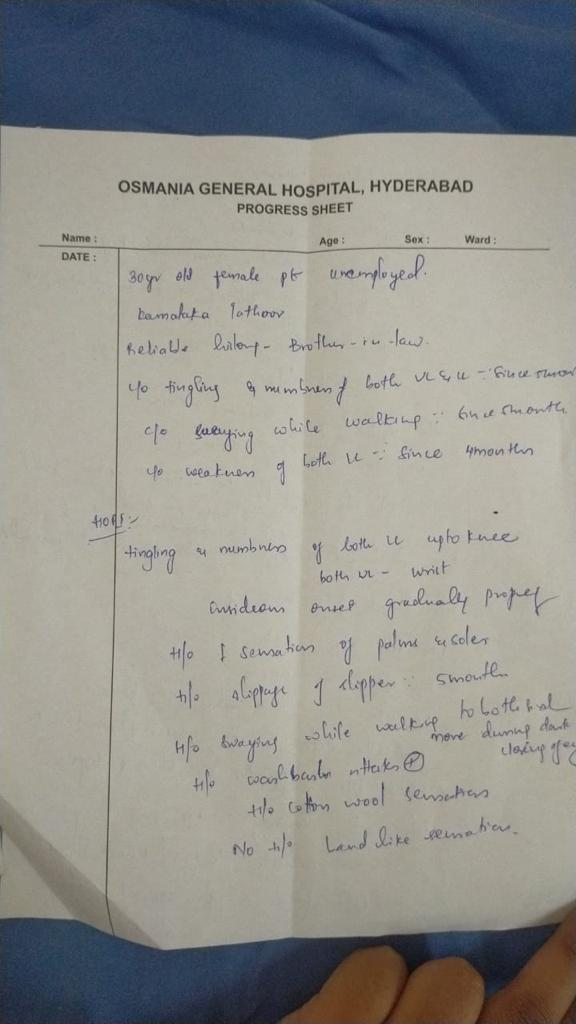
#> input picture Patient_Records/Arthritis/A_0001.jpeg, 576 x 1024 px
$ jupyter execute --allow-errors ocr_processing.ipynb
#> lines starting #> are read from the running program, lines starting #| are printed output that depends on the picture; after the words box and inside, x2 and y2 are one past the last pixel; in counts of white or black regions, pixels touching at a corner belong together
### page_detection.py
import numpy as np
import pandas as pd
import matplotlib.pyplot as plt
import cv2
import pytesseract
#import tensorflow as tf

def convert_to_portrait(image):
    height, width, _ = image.shape

    if width > height:
        transposed_image = cv2.transpose(image)
        portrait_image = cv2.flip(transposed_image, 1)
        return portrait_image
    else:
        return image


def resize_image(image,height=800):
    if (image.shape[0] > height):
        rat = height / image.shape[0]
        image_temp =cv2.resize(image, (int(rat * image.shape[1]), height))
    else:
        image_temp = image
    return image_temp


def edge_detection(image,mn=200,mx=250,height=800):
    image_temp = resize_image(image)
    image_gray = cv2.cvtColor(image_temp, cv2.COLOR_BGR2GRAY)

    image_blur = cv2.bilateralFilter(image_gray, 9, 75, 75)

    image_th = cv2.adaptiveThreshold(image_blur, 255, cv2.ADAPTIVE_THRESH_GAUSSIAN_C, cv2.THRESH_BINARY, 115, 4)
    #plt.imshow(image_th,cmap ='gray')

    image_med = cv2.medianBlur(image_th, 11)

    image_border = cv2.copyMakeBorder(image_med, 5, 5, 5, 5, cv2.BORDER_CONSTANT, value=[0, 0, 0])
    #plt.imshow(image_border, 'gray')

    return cv2.Canny(image_border, mn, mx)


# [7 lines left out: function get_contour, not called in this run]


def four_corners_sort(pts):
    diff = np.diff(pts, axis=1)
    summ = pts.sum(axis=1)
    return np.array([pts[np.argmin(summ)],
                     pts[np.argmax(diff)],
                     pts[np.argmax(summ)],
                     pts[np.argmin(diff)]])


def contour_offset(cnt, offset):
    cnt += offset
    cnt[cnt < 0] = 0
    return cnt


def find_page_contours(edges, img):
    # Getting contours
    contours, hierarchy = cv2.findContours(edges, cv2.RETR_TREE, cv2.CHAIN_APPROX_SIMPLE)

    # Finding biggest rectangle otherwise return original corners
    height = edges.shape[0]
    width = edges.shape[1]
    MIN_COUNTOUR_AREA = height * width * 0.5
    MAX_COUNTOUR_AREA = (width - 10) * (height - 10)

    max_area = MIN_COUNTOUR_AREA
    page_contour = np.array([[0, 0],
                            [0, height-5],
                            [width-5, height-5],
                            [width-5, 0]])

    for cnt in contours:
        perimeter = cv2.arcLength(cnt, True)
        approx = cv2.approxPolyDP(cnt, 0.03 * perimeter, True)

        # Page has 4 corners and it is convex
        if (len(approx) == 4 and
                cv2.isContourConvex(approx) and
                max_area < cv2.contourArea(approx) < MAX_COUNTOUR_AREA):

            max_area = cv2.contourArea(approx)
            page_contour = approx[:, 0]

    # Sort corners and offset them
    page_contour = four_corners_sort(page_contour)
    return contour_offset(page_contour, (-5, -5))


def persp_transform(img, s_points):
    """ Transform perspective from start points to target points """
    # Euclidean distance - calculate maximum height and width
    height = max(np.linalg.norm(s_points[0] - s_points[1]),
                 np.linalg.norm(s_points[2] - s_points[3]))
    width = max(np.linalg.norm(s_points[1] - s_points[2]),
                 np.linalg.norm(s_points[3] - s_points[0]))

    # Create target points
    t_points = np.array([[0, 0],
                        [0, height],
                        [width, height],
                        [width, 0]], np.float32)

    # getPerspectiveTransform() needs float32
    if s_points.dtype != np.float32:
        s_points = s_points.astype(np.float32)

    M = cv2.getPerspectiveTransform(s_points, t_points)
    return cv2.warpPerspective(img, M, (int(width), int(height)))


def cleaned_image(file):
#> called with file = 'Patient_Records/Arthritis/A_0001.jpeg'
    image = cv2.imread(file)
#> image is the input picture: shape (1024, 576, 3); mean B, G, R 139.7, 144.7, 144.7
    image = convert_to_portrait(image)
    image = cv2.cvtColor(image, cv2.COLOR_BGR2RGB)
    small = resize_image(image)

    edges_image = edge_detection(small, 200, 250)
#> in edge_detection, `image_gray = cv2.cvtColor(image_temp, cv2.COLOR_BGR2GRAY)`:
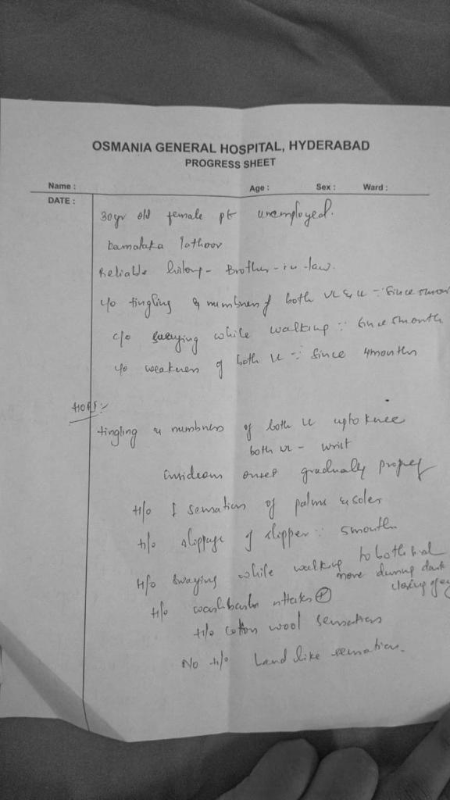
#> image_gray: shape (800, 450); min 9, max 199, mean 143.1
#> in edge_detection, `image_th = cv2.adaptiveThreshold(image_blur, 255, cv2.ADAPTIVE_THRESH_..`:
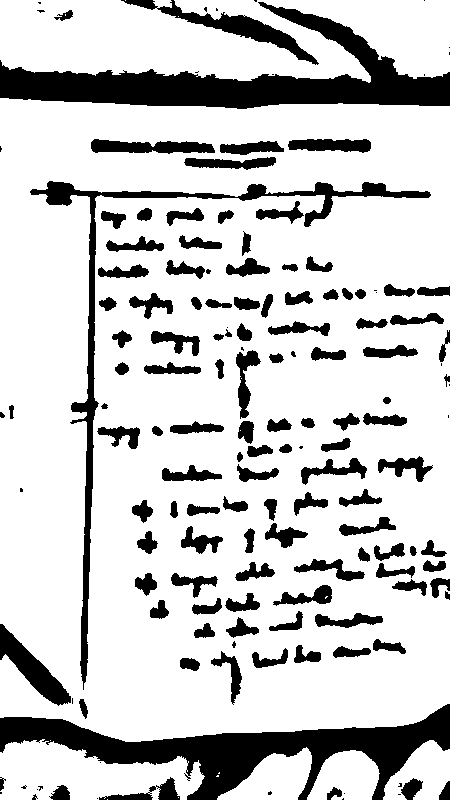
#> image_th: shape (800, 450); 79.6% white; 155 black regions (36 under 20 px), largest, box (x1, y1, x2, y2) and area: (0, 2, 450, 109) 15500, (0, 704, 450, 800) 14505, (30, 181, 431, 690) 6601
#> in edge_detection, `image_med = cv2.medianBlur(image_th, 11)`:
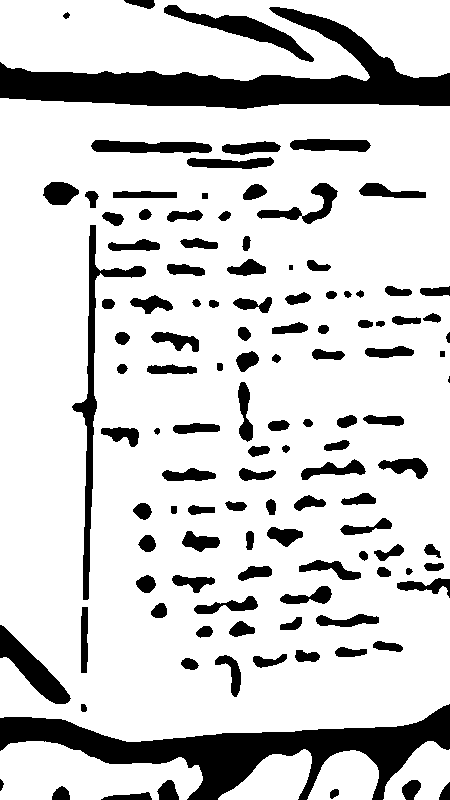
#> image_med: shape (800, 450); 81.5% white; 119 black regions (1 under 20 px), largest, box (x1, y1, x2, y2) and area: (0, 7, 450, 109) 15486, (0, 704, 450, 800) 14542, (72, 225, 146, 600) 3064
#> in edge_detection, `image_border = cv2.copyMakeBorder(image_med, 5, 5, 5, 5, cv2.BORDER_CO..`:
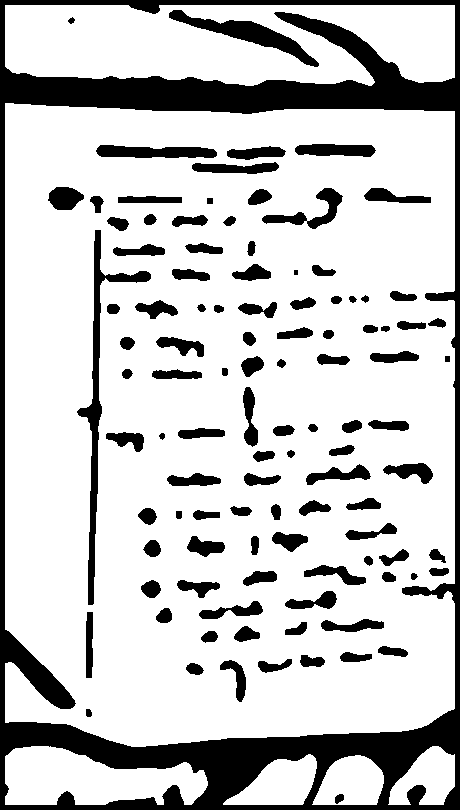
#> image_border: shape (810, 460); 78.7% white; 106 black regions, largest, box (x1, y1, x2, y2) and area: (0, 0, 460, 810) 46641, (77, 230, 151, 605) 3064, (169, 10, 319, 67) 2070
#> in edge_detection, `return cv2.Canny(image_border, mn, mx)`:
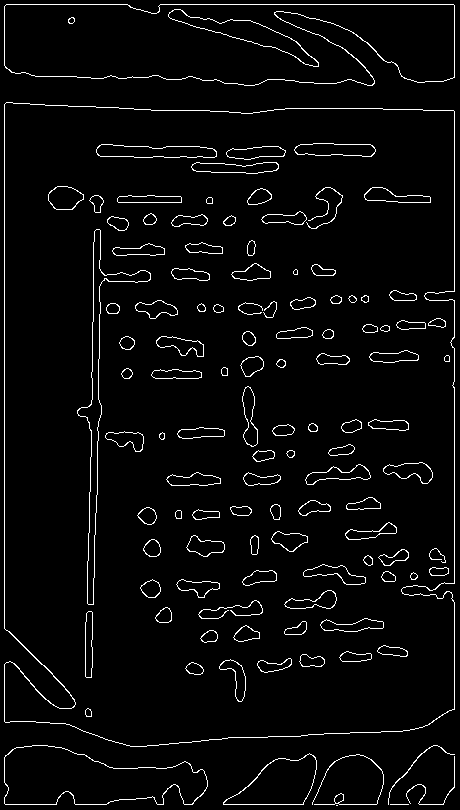
#> returned value: shape (810, 460); 3.8% white in thin lines or dots
    edges_image = cv2.morphologyEx(edges_image, cv2.MORPH_CLOSE, np.ones((5, 11)))
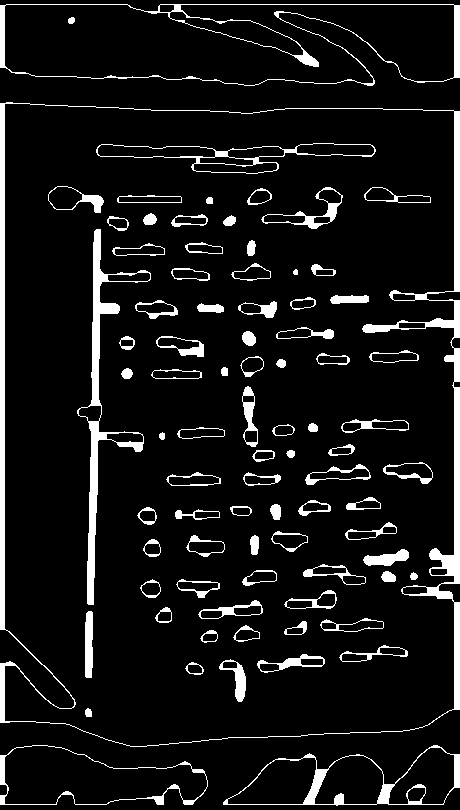
#> edges_image: shape (810, 460); 8.5% white; 84 white regions

    page_contour = find_page_contours(edges_image, small)
#> in find_page_contours, `contours, hierarchy = cv2.findContours(edges, cv2.RETR_TREE, cv2.CHAIN..`: contours = 173 contours, 1 with area under 20; largest, box (x1, y1, x2, y2) and area: (0, 102, 460, 747) 284010, (4, 103, 455, 747) 276973, (0, 4, 460, 86) 32039, (4, 4, 455, 86) 28988, (223, 745, 460, 806) 8944
#> the loop in find_page_contours, `for cnt in contours:` made 173 passes
#> (perimeter, max_area, page_contour) on pass 8: (2468.5, 279301.5, [[0, 103], [0, 722], [459, 709], [459, 111]])
#> perimeter on passes 1, 2, 4, 5, 10, 13: 603.1, 55.8, 223.4, 251.7, 44.49, 2830.6
#> after the loop in find_page_contours, `for cnt in contours:`: max_area = 279301.5
#> in four_corners_sort, `diff = np.diff(pts, axis=1)`: diff = [103, 722, 250, -348]
#> in four_corners_sort, `summ = pts.sum(axis=1)`: summ = [103, 722, 1168, 570]
#> in contour_offset, `cnt += offset`: cnt = [[-5, 98], [-5, 717], [454, 704], [454, 106]]
#> page_contour = [[0, 98], [0, 717], [454, 704], [454, 106]]
    page_contour = page_contour.dot(image.shape[0]/small.shape[0])
#> page_contour = [[0, 125.4], [0, 917.8], [581.1, 901.1], [581.1, 135.7]]

    newImage = persp_transform(image, page_contour)
#> in persp_transform, `height = max(np.linalg.norm(s_points[0] - s_points[1]), np.linalg.norm..`: height = 792.3
#> in persp_transform, `width = max(np.linalg.norm(s_points[1] - s_points[2]), np.linalg.norm(..`: width = 581.4
#> in persp_transform, `t_points = np.array([[0, 0], [0, height], [width, height], [width, 0]]..`: t_points = [[0, 0], [0, 792.3], [581.4, 792.3], [581.4, 0]]
#> in persp_transform, `s_points = s_points.astype(np.float32)`: s_points has the same summary as page_contour in cleaned_image
#> in persp_transform, `M = cv2.getPerspectiveTransform(s_points, t_points)`: M = [[0.966, 0, 0], [-0.0176, 1, -125.4], [-5.84e-05, 0, 1]]
#> in persp_transform, `return cv2.warpPerspective(img, M, (int(width), int(height)))`:
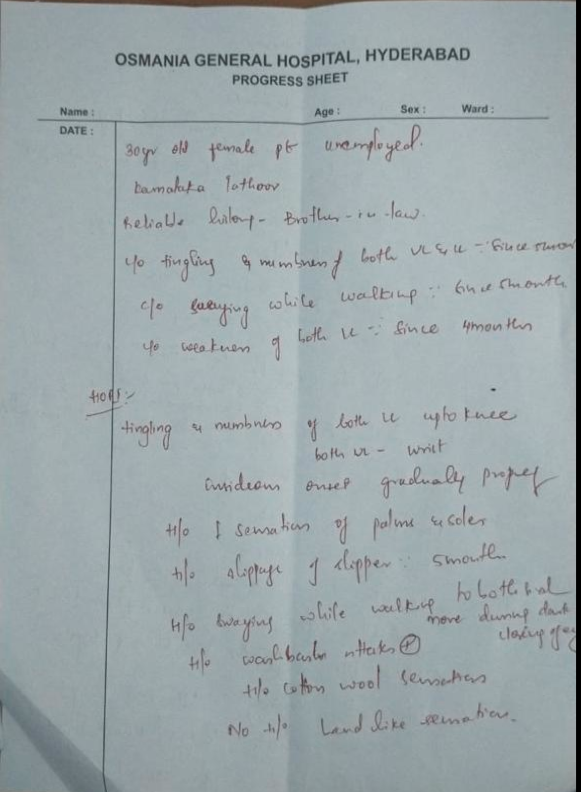
#> returned value: shape (792, 581, 3); mean of channels 0, 1, 2 169.9, 167.2, 155.8; drawn as B, G, R

    return newImage

def main():
    pass
# [2 lines that do not run on import are left out]

### ocr_processing.ipynb
[cell 1]
import numpy as np
import pandas as pd
import matplotlib.pyplot as plt
import cv2
import pytesseract


from page_detection import cleaned_image
#import tensorflow as tf

# Extracting Words

### Load Image

[cell 2]
file_ = "Patient_Records/Arthritis/A_0001.jpeg"
imge = cleaned_image(file = file_)
gray = cv2.cvtColor(imge, cv2.COLOR_BGR2GRAY) #Convert to grayscale to use tesseract
plt.imshow(imge);

### Using Default Tesseract

#> (a cell that did not finish here is left out)

#### Extracting ROI (Regions of Interest)

Useful for scenic text detection

[cell 4]
img = cv2.cvtColor(cv2.imread("Sample/kohli.jpeg"),cv2.COLOR_BGR2RGB)
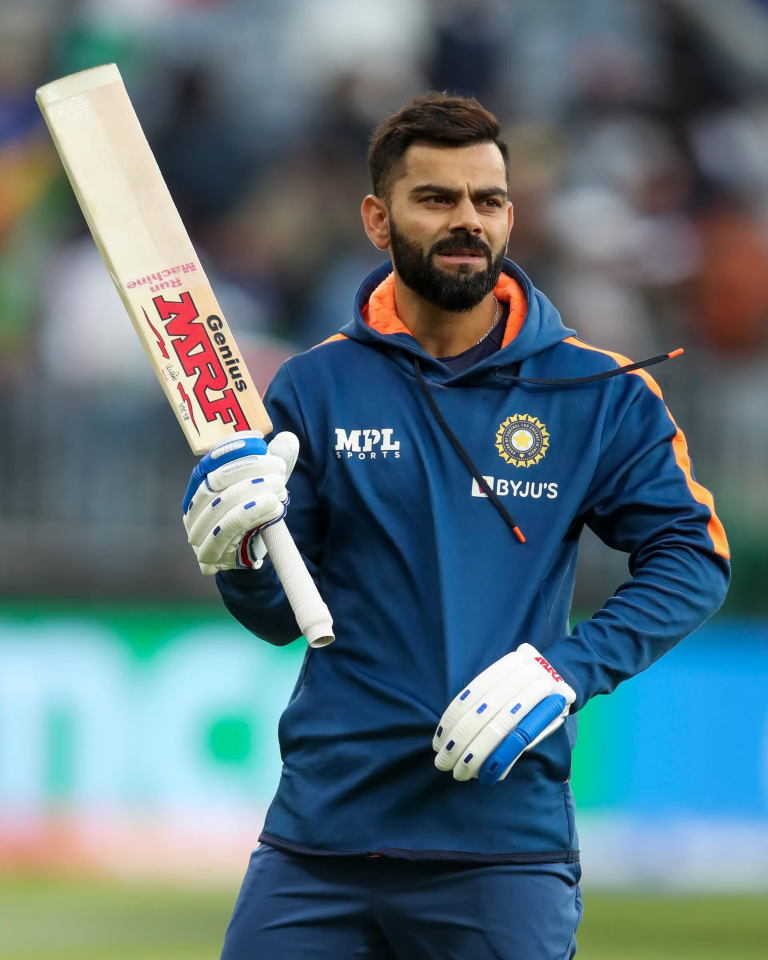
#> input picture Sample/kohli.jpeg, 3837 x 4800 px (shown at 1/5 size)
plt.imshow(img)

[cell 5]
# [47 lines left out: function predictions, not called in this run]

[cell 6]
def localize(imag,east,nms=0.3):
    image = imag.copy()
    origH,origW = image.shape[:2]
    #newW, newH = near32(origW),near32(origH)
    newW,newH = 320,320
    rW,rH = origW/float(newW),origH/float(newH)
    net = cv2.dnn.readNet(east)

    blob = cv2.dnn.blobFromImage(image, 1.0, (newW, newH), (123.68, 116.78, 103.94), swapRB=True, crop=False)
    net.setInput(blob)

    # define the two output layer names for the EAST detector model that
    # we are interested -- the first is the output probabilities and the
    # second can be used to derive the bounding box coordinates of text
    layerNames = [
        "feature_fusion/Conv_7/Sigmoid",
        "feature_fusion/concat_3"]

    scores, geometry = net.forward(layerNames)
    rects, confidences = predictions(scores, geometry)

    idxs = cv2.dnn.NMSBoxesRotated(rects,scores= confidences,score_threshold=0.6,nms_threshold=nms)

    if len(idxs) > 0:

        for i in idxs.flatten():
            box = cv2.boxPoints(rects[i])
            box[:, 0] *= rW
            box[:, 1] *= rH
            box = np.intp(box)

            t=int(0.005*origH)
            cv2.polylines(image, [box], True, (0, 255, 0), t if t else 2)

    return image

Sample Usage on Scenic Image

#> (a cell that did not finish here is left out)

plt.imshow(img1);

[cell 8]
def detect_localized_text(image,east,nms=0.4,padding = 0):
    origH,origW = image.shape[:2]
    newW,newH = 640,640
    rW,rH = origW/float(newW),origH/float(newH)
    net = cv2.dnn.readNet(east)
    words=[]

    blob = cv2.dnn.blobFromImage(image, 1.0, (newW, newH), (123.68, 116.78, 103.94), swapRB=True, crop=False)
    net.setInput(blob)

    layerNames = [
        "feature_fusion/Conv_7/Sigmoid",
        "feature_fusion/concat_3"]

    scores, geometry = net.forward(layerNames)
    rects, confidences = predictions(scores, geometry)

    idxs = cv2.dnn.NMSBoxesRotated(rects,scores= confidences,score_threshold=0.4,nms_threshold=nms)

    results=[]
    for i in idxs.flatten():
        box = cv2.boxPoints(rects[i])
        box[:, 0] *= rW
        box[:, 1] *= rH
        box = np.intp(box)

        (x, y, w, h) = cv2.boundingRect(box)

        #Enable padding for obtaining better results
        dX = int(w*padding)
        dY = int(h*padding)

        startX = max(0, x - dX)
        startY = max(0, y - dY)
        endX=min(origW,x+w+(dX*2))
        endY=min(origH,y+h+(dY*2))

        paddedROI = image[startY:endY, startX:endX]

        options = "--psm 7"
        text = pytesseract.image_to_string(paddedROI, config=options)

        results.append((box, text))
        words.append(text.strip())

    results = sorted(results, key=lambda x: x[0][0][0])
    for (box, text) in results:
        # print("{}\n".format(text))
        output = image.copy()
        cv2.polylines(output, [box], True, (0, 255, 0), 2)

        (x, y, w, h) = cv2.boundingRect(box)
        cv2.putText(output, text, (x, y - 20), cv2.FONT_HERSHEY_SIMPLEX,1.2, (0, 0, 255), 3)

    return words

#> (a cell that did not finish here is left out)
